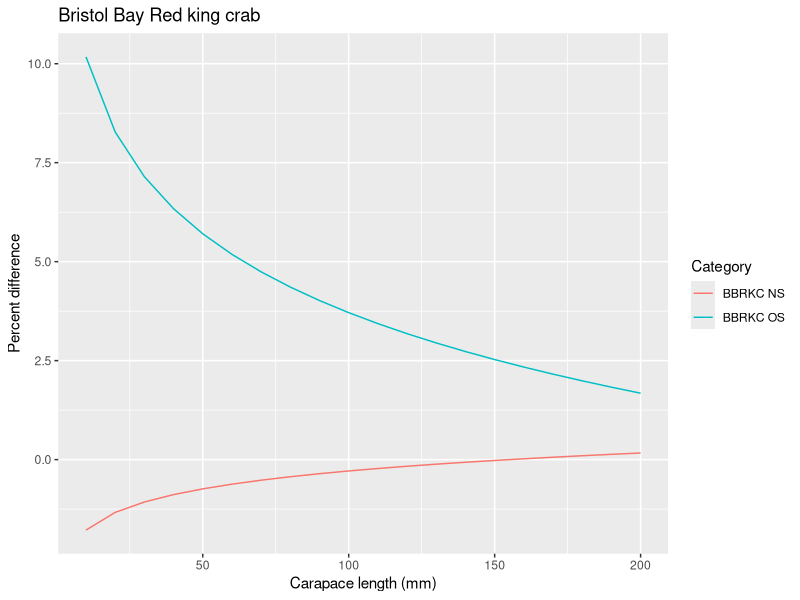
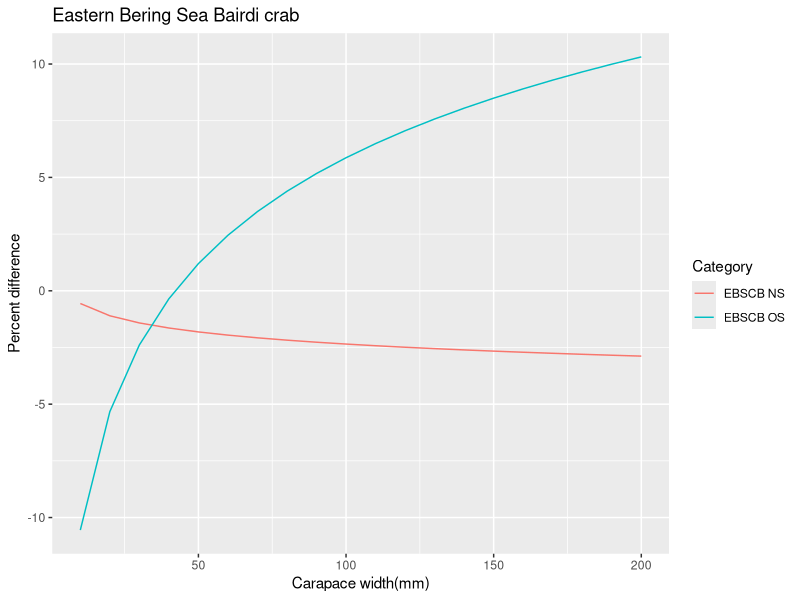
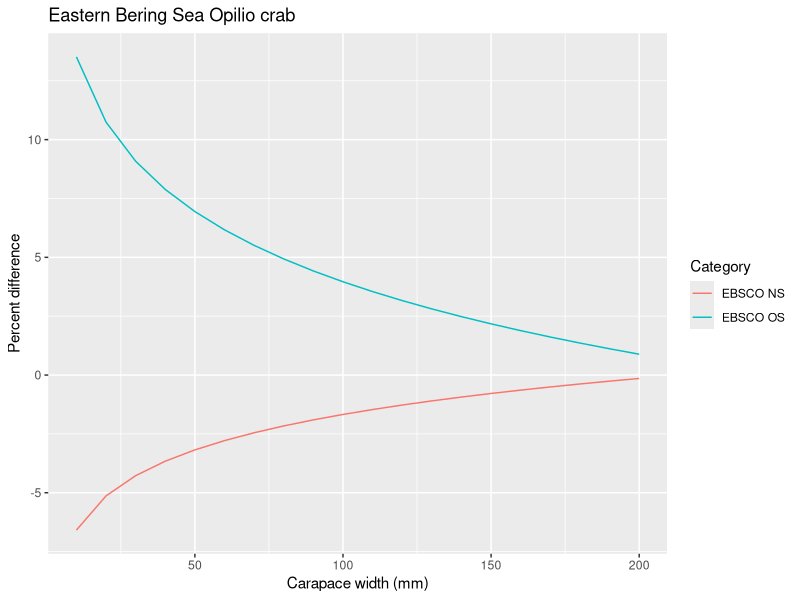
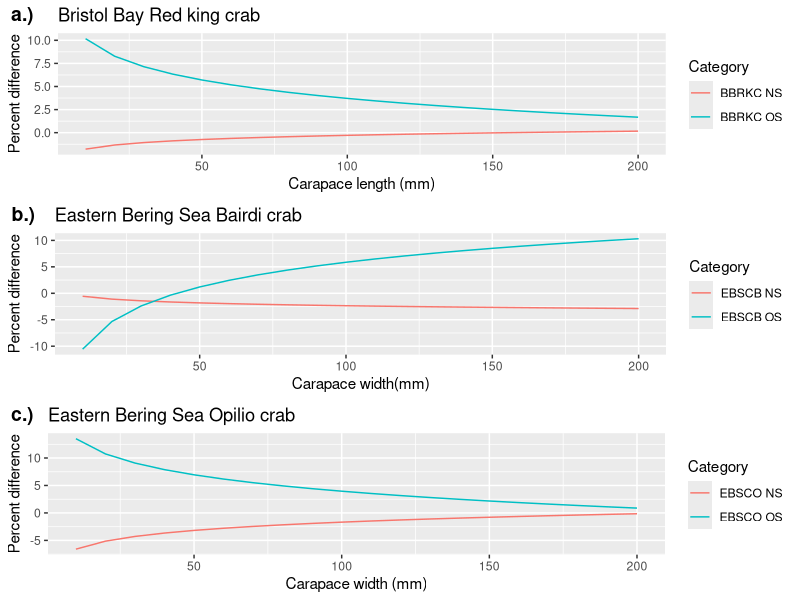

R code for these plots, in order:
# Jon Richar 
# 6/16/2020
# Calculate length/weight regression models for BBRKC by shell condition
library(tidyverse)
library(stats)
library(nlme)
library(ggpubr)
library(ggplot2)
setwd("C:/Users/Jon.Richar/Work/Projects/Length_weight/DATA/Biomass_DATA")

pct_dif<-read.csv("Calc_weight_differences.csv")

names(pct_dif)
######################### Create data objects ###################
size<-pct_dif$Size10mm

rkc_ns_dif<-pct_dif$BBRKC_NS_pct_dif
mean(rkc_ns_dif)

rkc_os_dif<-pct_dif$BBRKC_OS_pct_dif
mean(rkc_os_dif)

cb_ns_dif<-pct_dif$EBSCB_NS_pct_dif
mean(cb_ns_dif)
cb_os_dif<-pct_dif$EBSCB_OS_pct_dif
mean(cb_os_dif)

co_ns_dif<-pct_dif$EBSCO_NS_pct_dif
mean(co_ns_dif)
co_os_dif<-pct_dif$EBSCO_OS_pct_dif
mean(co_os_dif)
########################## Plot #######################################

ggplot(pct_dif,aes(x=Size10mm))+
geom_line(aes(y=BBRKC_NS_pct_dif,color = "BBRKC NS"))+
geom_line(aes(y=BBRKC_OS_pct_dif,color="BBRKC OS"))+
labs(color = "Category",x = "Carapace length (mm)", y = "Percent difference",title="Bristol Bay Red king crab")

rkc<-ggplot(pct_dif,aes(x=Size10mm))+
geom_line(aes(y=BBRKC_NS_pct_dif,color = "BBRKC NS"))+
geom_line(aes(y=BBRKC_OS_pct_dif,color="BBRKC OS"))+
labs(color = "Category",x = "Carapace length (mm)", y = "Percent difference",title="Bristol Bay Red king crab")

ggplot(pct_dif,aes(x=Size10mm))+
geom_line(aes(y=EBSCB_NS_pct_dif,color = "EBSCB NS"))+
geom_line(aes(y=EBSCB_OS_pct_dif,color="EBSCB OS"))+
labs(color = "Category",x = "Carapace width(mm)", y = "Percent difference",title="Eastern Bering Sea Bairdi crab")

cb<-ggplot(pct_dif,aes(x=Size10mm))+
geom_line(aes(y=EBSCB_NS_pct_dif,color = "EBSCB NS"))+
geom_line(aes(y=EBSCB_OS_pct_dif,color="EBSCB OS"))+
labs(color = "Category",x = "Carapace width(mm)", y = "Percent difference",title="Eastern Bering Sea Bairdi crab")

ggplot(pct_dif,aes(x=Size10mm))+
geom_line(aes(y=EBSCO_NS_pct_dif,color = "EBSCO NS"))+
geom_line(aes(y=EBSCO_OS_pct_dif,color="EBSCO OS"))+
labs(color = "Category",x = "Carapace width (mm)", y = "Percent difference",title="Eastern Bering Sea Opilio crab")

co<-ggplot(pct_dif,aes(x=Size10mm))+
geom_line(aes(y=EBSCO_NS_pct_dif,color = "EBSCO NS"))+
geom_line(aes(y=EBSCO_OS_pct_dif,color="EBSCO OS"))+
labs(color = "Category",x = "Carapace width (mm)", y = "Percent difference",title="Eastern Bering Sea Opilio crab")
############## 3 panel ###########################################################


ggarrange(rkc, cb,co,
labels = c("a.)", "b.)", "c.)"),
ncol = 1, nrow = 3)
